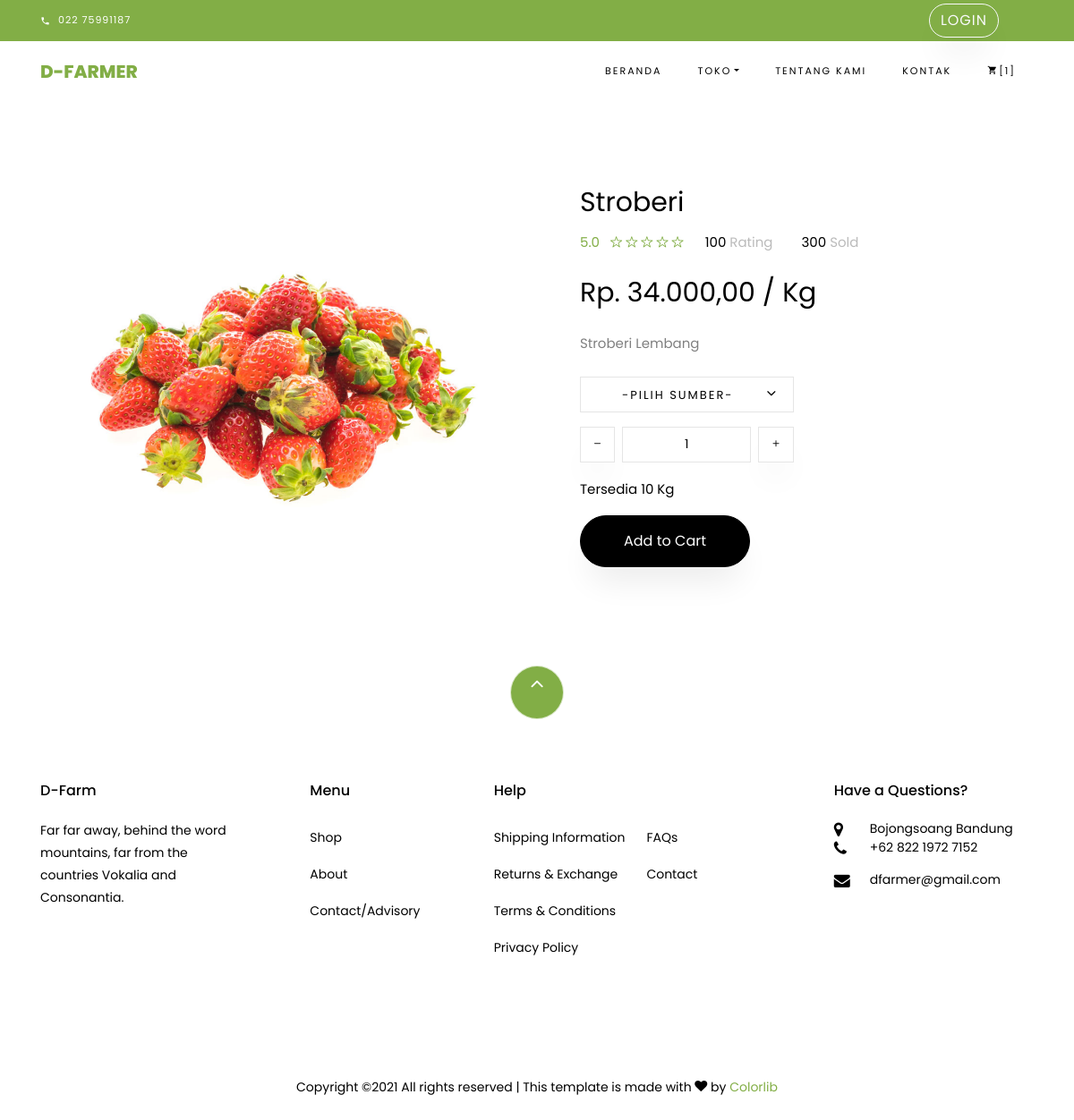
/index.php/shop/info/5, run on an earlier commit of the app's database.
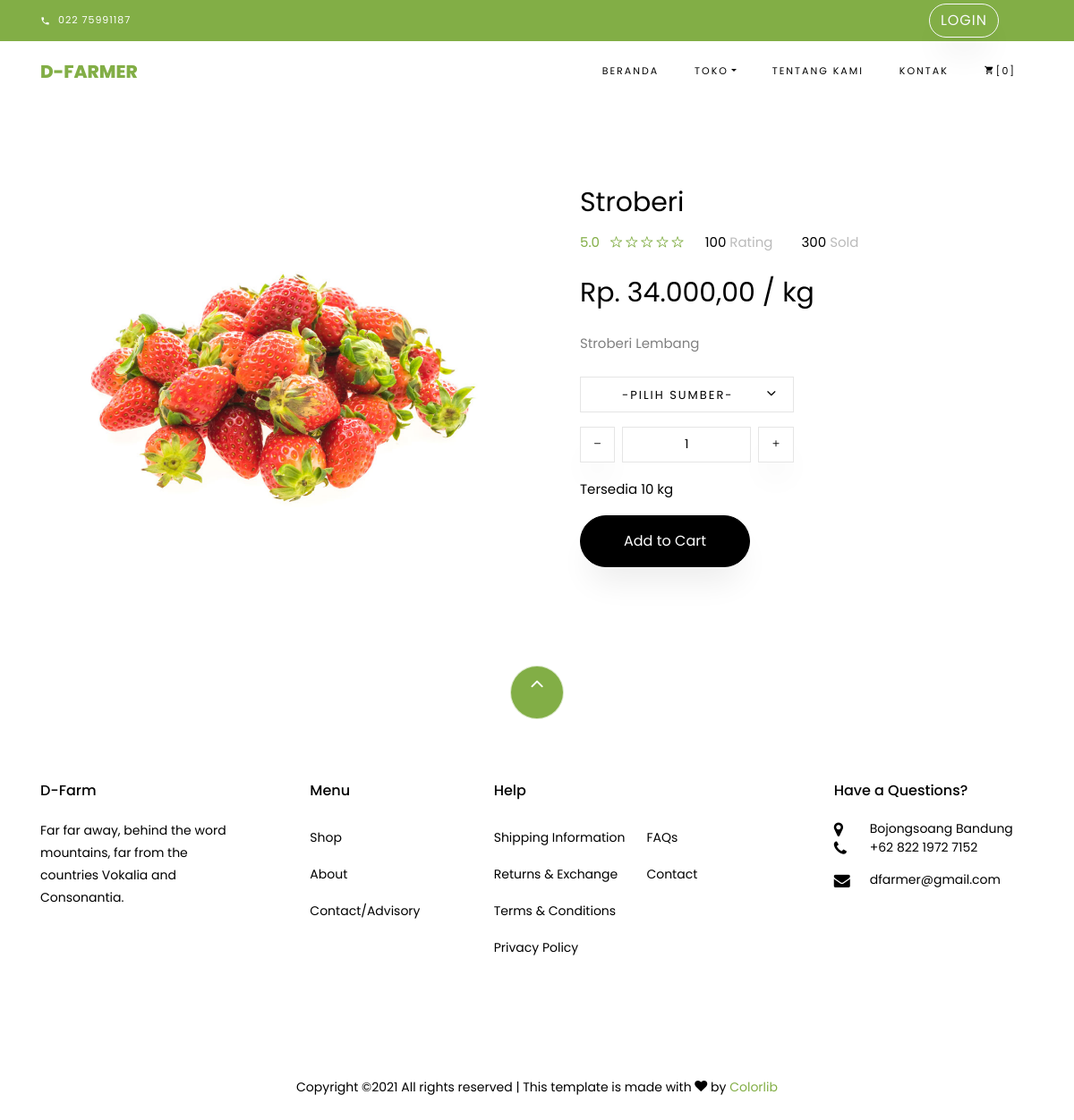
And on a later commit of the database.
### tables this page shows
CREATE TABLE `barang` (
  `id_barang` int(11) NOT NULL,
  `nama_barang` varchar(255) NOT NULL,
  `keterangan_barang` varchar(255) NOT NULL,
  `harga_barang` varchar(255) NOT NULL,
  `tanggal` date NOT NULL,
  `jumlah` int(11) NOT NULL,
  `jenis` varchar(255) NOT NULL,
  `satuan` varchar(255) NOT NULL,
  `gambar` varchar(255) NOT NULL,
  `id_sumber` int(11) NOT NULL,
  `id_gudang` int(11) NOT NULL,
  `id_kategori` int(11) NOT NULL
);

### application/controllers/Shop.php (called while the page is built, shortened)
<?php
class Shop extends CI_Controller {
	function __construct(){
		$this->load->model('M_All');
	}
	public function info($id_barang)
	{
		$where = array('id_barang' => $id_barang);
		$data['barang'] = $this->M_All->view_where('barang', $where)->result();
		$data['sumber'] = $this->M_All->get('sumber')->result();
		$this->load->view('template/header');
		$this->load->view('shop/info', $data);
		$this->load->view('template/footer');
	}
}

### index.php (called while the page is built, shortened)
<?php
require_once BASEPATH.'core/CodeIgniter.php';

### application/models/M_All.php (called while the page is built, shortened)
<?php
class M_All extends CI_Model{
    public function view_where($table,$where)
	{
		return $this->db->get_where($table,$where);
    }
    function count($where)
    {
        return $this->db->count_all_results($where);
    }
}

### application/views/shop/info.php (the view, shortened to what this page needs)
<?php foreach ($barang as $b) {
    ?>
<section class="ftco-section">
    	<div class="container">
    		<div class="row">
    			<div class="col-lg-6 mb-5 ftco-animate">
    				<a href="<?= base_url('assets_admin/img/gambar_barang/')?><?= $b->gambar; ?>" class="image-popup"><img src="<?= base_url('assets_admin/img/gambar_barang/')?><?= $b->gambar; ?>" class="img-fluid" alt="Colorlib Template"></a>
    			</div>
    			<div class="col-lg-6 product-details pl-md-5 ftco-animate">
    				<h3><?= $b->nama_barang ?></h3>
    				<div class="rating d-flex">
							<p class="text-left mr-4">
								<a href="#" class="mr-2">5.0</a>
								<a href="#"><span class="ion-ios-star-outline"></span></a>
								<a href="#"><span class="ion-ios-star-outline"></span></a>
								<a href="#"><span class="ion-ios-star-outline"></span></a>
								<a href="#"><span class="ion-ios-star-outline"></span></a>
								<a href="#"><span class="ion-ios-star-outline"></span></a>
							</p>
							<p class="text-left mr-4">
								<a href="#" class="mr-2" style="color: #000;">100 <span style="color: #bbb;">Rating</span></a>
							</p>
							<p class="text-left">
								<a href="#" class="mr-2" style="color: #000;">300 <span style="color: #bbb;">Sold</span></a>
							</p>
						</div>
    				<p class="price"><span>Rp. <?= number_format($b->harga_barang, 2, ",", ".");?> / <?= $b->satuan ?></span></p>
    				<p><?= $b->keterangan_barang  ?></p>
						<div class="row mt-4">
							<div class="col-md-6">
								<div class="form-group d-flex">
		              <div class="select-wrap">
	                  <div class="icon"><span class="ion-ios-arrow-down"></span></div>
	                  <select name="sumber" id="" class="form-control">
	                  	<option value="">-Pilih Sumber-</option>
	                  </select>
	                </div>
		            </div>
							</div>
							<div class="input-group col-md-6 d-flex mb-3">
	             	<span class="input-group-btn mr-2">
	                	<button type="button" class="quantity-left-minus btn"  data-type="minus" data-field="">
	                   <i class="ion-ios-remove"></i>
	                	</button>
	            		</span>
	             	<input type="text" id="quantity" name="quantity" class="form-control input-number" value="1" min="1" max="100">
	             	<span class="input-group-btn ml-2">
	                	<button type="button" class="quantity-right-plus btn" data-type="plus" data-field="">
	                     <i class="ion-ios-add"></i>
	                 </button>
	             	</span>
	          	</div>
	          	<div class="col-md-12">
	          		<p style="color: #000;">Tersedia <?= $b->jumlah;?> <?= $b->satuan;?></p>
	          	</div>
          	</div>
          	<p>
                <?php if ($b->jumlah == 0){ ?>
                    <a href="cart.html" class="btn btn-black py-3 px-5 disabled">Add to Cart</a>
                <?php }else {?>
                    <a href="<?= base_url()?>index.php/shop/addCart/<?= $b->id_barang?>" class="btn btn-black py-3 px-5">Add to Cart</a>
                <?php } ?>
            </p>
    			</div>
    		</div>
    	</div>
    </section>
<?php } ?>

### application/views/template/header.php (shortened to what this page needs)
<!DOCTYPE html>
<html lang="en">
  <head>
    <link rel="stylesheet" href="<?php echo base_url()?>assets/css/open-iconic-bootstrap.min.css">
    <link rel="stylesheet" href="<?php echo base_url()?>assets/css/animate.css">
    <link rel="stylesheet" href="<?php echo base_url()?>assets/css/owl.carousel.min.css">
    <link rel="stylesheet" href="<?php echo base_url()?>assets/css/owl.theme.default.min.css">
    <link rel="stylesheet" href="<?php echo base_url()?>assets/css/magnific-popup.css">
    <link rel="stylesheet" href="<?php echo base_url()?>assets/css/aos.css">
    <link rel="stylesheet" href="<?php echo base_url()?>assets/css/ionicons.min.css">
    <link rel="stylesheet" href="<?php echo base_url()?>assets/css/bootstrap-datepicker.css">
    <link rel="stylesheet" href="<?php echo base_url()?>assets/css/jquery.timepicker.css">
    <link rel="stylesheet" href="<?php echo base_url()?>assets/css/flaticon.css">
    <link rel="stylesheet" href="<?php echo base_url()?>assets/css/icomoon.css">
    <link rel="stylesheet" href="<?php echo base_url()?>assets/css/style.css">
  </head>
  <body class="goto-here">
		<div class="py-1 bg-primary">
    	<div class="container">
    		<div class="row no-gutters d-flex align-items-start align-items-center px-md-0">
	    		<div class="col-lg-12 d-block">
		    		<div class="row d-flex">
		    			<div class="col-md pr-4 d-flex topper align-items-center">
					    	<div class="icon mr-2 d-flex justify-content-center align-items-center"><span class="icon-phone2"></span></div>
						    <span class="text">022 75991187</span>
					    </div>
					    <div class="col-md-5 pr-4 d-flex topper align-items-end text-lg-right align-self-end">
                            <?php
                                if($this->session->userdata('status') != "login"){
                            ?>
                            <span class="text"><a href="<?= base_url()?>index.php/User/Login" class="btn btn-outline-light">Login<a></span>
                            <?php
                                }
                            ?>
					    </div>
				    </div>
			    </div>
		    </div>
		  </div>
    </div>
    <nav class="navbar navbar-expand-lg navbar-dark ftco_navbar bg-dark ftco-navbar-light" id="ftco-navbar">
	    <div class="container">
	      <a class="navbar-brand" href="<?= base_url()?>">D-Farmer</a>
	      <div class="collapse navbar-collapse" id="ftco-nav">
	        <ul class="navbar-nav ml-auto">
	          <li class="nav-item active"><a href="<?= base_url() ?>" class="nav-link">Beranda</a></li>
	          <li class="nav-item dropdown">
              <a class="nav-link dropdown-toggle" href="#" id="dropdown04" data-toggle="dropdown" aria-haspopup="true" aria-expanded="false">Toko</a>
            </li>
	          <li class="nav-item"><a href="<?= base_url()?>index.php/Welcome/About" class="nav-link">Tentang Kami</a></li>
	          <li class="nav-item"><a href="<?= base_url()?>index.php/Shop/Saran" class="nav-link">Kontak</a></li>
	          <li class="nav-item cta cta-colored"><a href="<?= base_url()?>index.php/shop/cart" class="nav-link"><span class="icon-shopping_cart"></span>[<?= $this->M_All->count('cart')?>]</a></li>
            </ul>
	      </div>
	    </div>
	  </nav>

### application/views/template/footer.php (shortened to what this page needs)
<footer class="ftco-footer ftco-section">
      <div class="container">
      	<div class="row">
      		<div class="mouse">
						<a href="#" class="mouse-icon">
							<div class="mouse-wheel"><span class="ion-ios-arrow-up"></span></div>
						</a>
					</div>
      	</div>
        <div class="row mb-5">
          <div class="col-md">
            <div class="ftco-footer-widget mb-4">
              <h2 class="ftco-heading-2">D-Farm</h2>
              <p>Far far away, behind the word mountains, far from the countries Vokalia and Consonantia.</p>
              <ul class="ftco-footer-social list-unstyled float-md-left float-lft mt-5">
              </ul>
            </div>
          </div>
          <div class="col-md">
            <div class="ftco-footer-widget mb-4 ml-md-5">
              <h2 class="ftco-heading-2">Menu</h2>
              <ul class="list-unstyled">
                <li><a href="<?= base_url()?>index.php/Shop" class="py-2 d-block">Shop</a></li>
                <li><a href="<?= base_url()?>index.php/Welcome/About" class="py-2 d-block">About</a></li>
                <li><a href="<?= base_url()?>index.php/Shop/Saran" class="py-2 d-block">Contact/Advisory</a></li>
              </ul>
            </div>
          </div>
          <div class="col-md-4">
             <div class="ftco-footer-widget mb-4">
              <h2 class="ftco-heading-2">Help</h2>
              <div class="d-flex">
	              <ul class="list-unstyled mr-l-5 pr-l-3 mr-4">
	                <li><a href="#" class="py-2 d-block">Shipping Information</a></li>
	                <li><a href="#" class="py-2 d-block">Returns &amp; Exchange</a></li>
	                <li><a href="#" class="py-2 d-block">Terms &amp; Conditions</a></li>
	                <li><a href="#" class="py-2 d-block">Privacy Policy</a></li>
	              </ul>
	              <ul class="list-unstyled">
	                <li><a href="#" class="py-2 d-block">FAQs</a></li>
	                <li><a href="#" class="py-2 d-block">Contact</a></li>
	              </ul>
	            </div>
            </div>
          </div>
          <div class="col-md">
            <div class="ftco-footer-widget mb-4">
            	<h2 class="ftco-heading-2">Have a Questions?</h2>
            	<div class="block-23 mb-3">
	              <ul>
	                <li><span class="icon icon-map-marker"></span><span class="text">Bojongsoang Bandung</span></li>
	                <li><a href="#"><span class="icon icon-phone"></span><span class="text">+62 822 1972 7152</span></a></li>
	                <li><a href="#"><span class="icon icon-envelope"></span><span class="text">dfarmer@gmail.com</span></a></li>
	              </ul>
	            </div>
            </div>
          </div>
        </div>
        <div class="row">
          <div class="col-md-12 text-center">
            <p>
						  Copyright &copy;<script>document.write(new Date().getFullYear());</script> All rights reserved | This template is made with <i class="icon-heart color-danger" aria-hidden="true"></i> by <a href="https://colorlib.com" target="_blank">Colorlib</a>
						</p>
          </div>
        </div>
      </div>
    </footer>

### assets/css/icomoon.css (style rules this page uses)
[class^="icon-"], [class*=" icon-"] { font-family: 'icomoon' !important; speak: none; font-style: normal; font-weight: normal; font-variant: normal; text-transform: none; line-height: 1; -webkit-font-smoothing: antialiased; -moz-osx-font-smoothing: grayscale; }
.icon-heart:before { content: "\f004"; }
.icon-map-marker:before { content: "\f041"; }
.icon-phone:before { content: "\f095"; }
.icon-envelope:before { content: "\f0e0"; }
.icon-phone2:before { content: "\e0cd"; }
.icon-shopping_cart:before { content: "\e8cc"; }

What changed in the data, as far as the page shows it:
changed barang "Stroberi": satuan "Kg" → "kg"
Also different on the page:
$this->M_All->count('cart'): "1" → "0"
